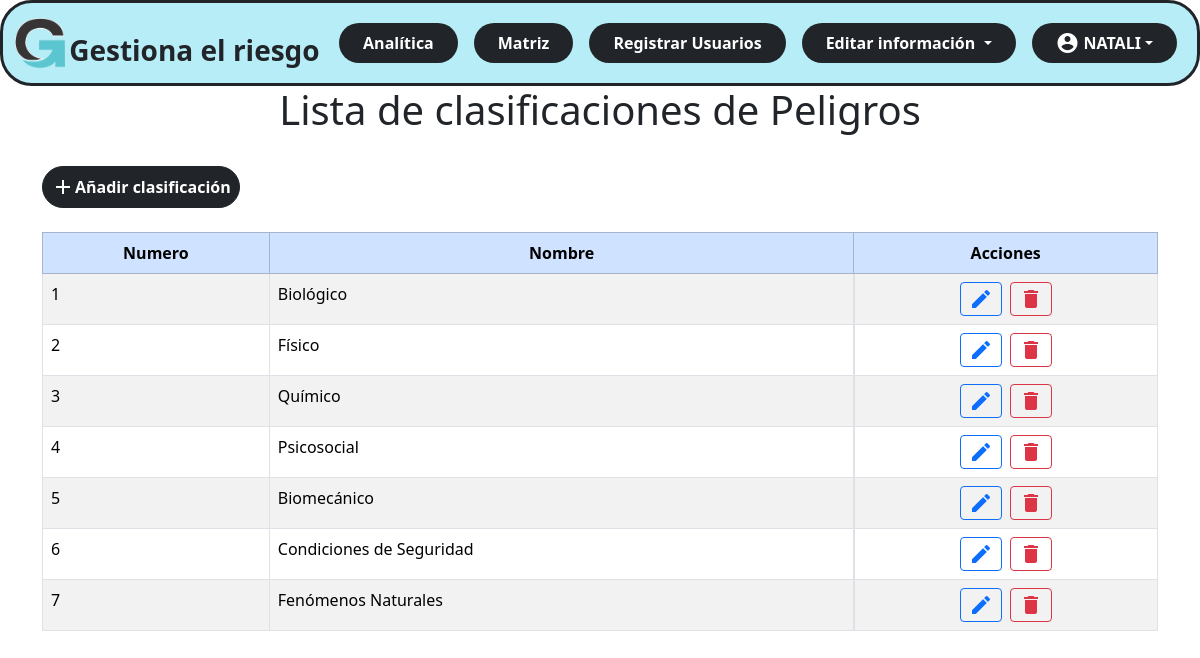
Screenshot of /administrador/clasificacion.php (signed in) with the database file from the repository.
### tables this page shows
CREATE TABLE `tblclasificacionpeligro` (
  `Codigo` int(1) NOT NULL,
  `Nombre` varchar(30) NOT NULL
);

### administrador/clasificacion.php (the view, shortened to what this page needs)
<!DOCTYPE html>
<html lang="en">
<head>
    <link rel="stylesheet" href="style.css">
    <link rel="stylesheet" href="./css/style_admin.css">
    <?php
    include ('vistas\nav.php');
    include ('conexion.php');
    ?>
</head>
<body>
    <div class="container-fluid">
        <h1>Lista de clasificaciones de Peligros</h1>
    </div>
    <br>
    <div class="container">
        <buttom type="buttom" class="btn btn-dark btn-md mb-4  p-2 rounded-5 " data-bs-toggle="modal"
            data-bs-target="#modalAddClasificacion">
            <div class="d-flex align-items-center ">
                <span class="material-icons">add</span>
                <div class=""><b>Añadir clasificación</b></div>
            </div>
        </buttom>
        <table id="tbl_id" class="table table-bordered table-striped">
            <thead class="table-primary align-middle text-center">
                <tr>
                    <th>Numero</th>
                    <th>Nombre</th>
                    <th>Acciones</th>
                </tr>
            </thead>
            <tbody class="table-striped table-hover">
                <?php
                $clasificaciones = $con->query("SELECT * FROM tblclasificacionpeligro");
                foreach ($clasificaciones as $clasificacion) {
                    ?>
                    <tr class="">
                        <td>
                            <?php echo $clasificacion['Codigo']; ?>
                        </td>
                        <td>
                            <?php echo $clasificacion['Nombre']; ?>
                        </td>
                        <td class="d-flex justify-content-center gap-2">
                            <a type="button" data-bs-toggle="modal"
                                data-bs-target="#editarModal<?php echo $clasificacion['Codigo']; ?>">
                                <span class="material-icons btn btn-outline-primary btn-sm">edit</span>
                            </a>
                            <a type="button"
                                onclick="return confirmarEliminarClasificacion(<?php echo $clasificacion['Codigo']; ?>);">
                                <span class="material-icons btn btn-outline-danger btn-sm">delete</span>
                            </a>
                        </td>
                    </tr>
                    <?php
                }
                ?>
            </tbody>
        </table>
    </div>
</body>
</html>

### css/style_admin.css (style rules this page uses)
h1 { text-align: center; }

### rows the page displays
tblclasificacionpeligro: Codigo "1", Nombre "Biológico"
tblclasificacionpeligro: Codigo "2", Nombre "Físico"
tblclasificacionpeligro: Codigo "3", Nombre "Químico"
tblclasificacionpeligro: Codigo "4", Nombre "Psicosocial"
tblclasificacionpeligro: Codigo "5", Nombre "Biomecánico"
tblclasificacionpeligro: Codigo "6", Nombre "Condiciones de Seguridad"
tblclasificacionpeligro: Codigo "7", Nombre "Fenómenos Naturales"

### other values shown
$_SESSION['nombre'] "NATALI"
